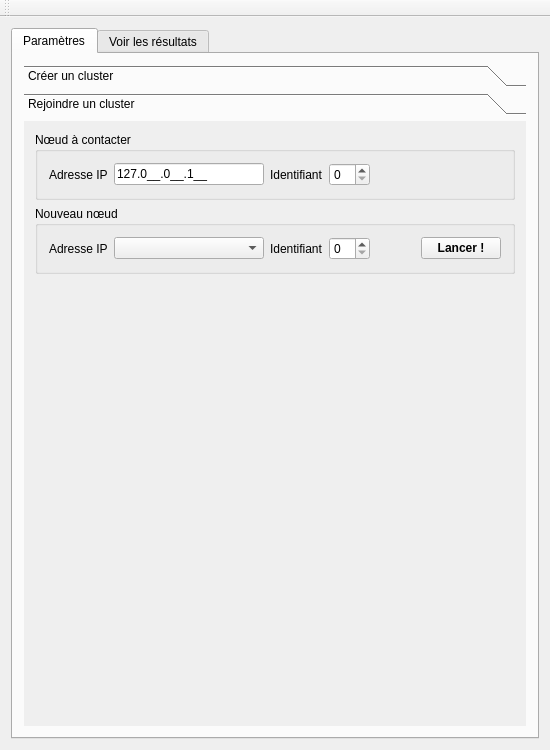
<?xml version="1.0" encoding="UTF-8"?>
<ui version="4.0">
 <class>MainWindow</class>
 <widget class="QMainWindow" name="MainWindow">
  <property name="geometry">
   <rect>
    <x>0</x>
    <y>0</y>
    <width>550</width>
    <height>750</height>
   </rect>
  </property>
  <property name="sizePolicy">
   <sizepolicy hsizetype="Fixed" vsizetype="Fixed">
    <horstretch>0</horstretch>
    <verstretch>0</verstretch>
   </sizepolicy>
  </property>
  <property name="windowTitle">
   <string>I Wanna be a duck...</string>
  </property>
  <widget class="QWidget" name="centralWidget">
   <layout class="QVBoxLayout" name="verticalLayout_4">
    <item>
     <widget class="QTabWidget" name="tabWidget">
      <property name="currentIndex">
       <number>0</number>
      </property>
      <widget class="QWidget" name="tab">
       <attribute name="title">
        <string>Paramètres</string>
       </attribute>
       <layout class="QVBoxLayout" name="verticalLayout_2">
        <item>
         <widget class="QToolBox" name="toolBox">
          <property name="currentIndex">
           <number>1</number>
          </property>
          <widget class="QWidget" name="page">
           <property name="geometry">
            <rect>
             <x>0</x>
             <y>0</y>
             <width>510</width>
             <height>565</height>
            </rect>
           </property>
           <attribute name="label">
            <string>Créer un cluster</string>
           </attribute>
           <layout class="QVBoxLayout" name="verticalLayout_3">
            <item>
             <widget class="QGroupBox" name="groupBox">
              <property name="title">
               <string>Dimensions de la carte</string>
              </property>
              <layout class="QGridLayout" name="gridLayout_2">
               <item row="0" column="6">
                <widget class="QSpinBox" name="sb_width">
                 <property name="suffix">
                  <string>px</string>
                 </property>
                 <property name="minimum">
                  <number>100</number>
                 </property>
                 <property name="maximum">
                  <number>1000</number>
                 </property>
                 <property name="singleStep">
                  <number>10</number>
                 </property>
                 <property name="value">
                  <number>800</number>
                 </property>
                </widget>
               </item>
               <item row="1" column="6">
                <widget class="QSpinBox" name="sb_stepMax">
                 <property name="minimum">
                  <number>1</number>
                 </property>
                 <property name="maximum">
                  <number>100</number>
                 </property>
                 <property name="value">
                  <number>10</number>
                 </property>
                </widget>
               </item>
               <item row="0" column="2">
                <widget class="QSpinBox" name="sb_height">
                 <property name="suffix">
                  <string>px</string>
                 </property>
                 <property name="minimum">
                  <number>100</number>
                 </property>
                 <property name="maximum">
                  <number>800</number>
                 </property>
                 <property name="singleStep">
                  <number>10</number>
                 </property>
                 <property name="value">
                  <number>600</number>
                 </property>
                </widget>
               </item>
               <item row="1" column="2">
                <widget class="QSpinBox" name="sb_stepMin">
                 <property name="minimum">
                  <number>1</number>
                 </property>
                 <property name="maximum">
                  <number>100</number>
                 </property>
                </widget>
               </item>
               <item row="0" column="5">
                <widget class="QLabel" name="label_3">
                 <property name="text">
                  <string>Largeur</string>
                 </property>
                </widget>
               </item>
               <item row="0" column="0">
                <widget class="QLabel" name="label_4">
                 <property name="text">
                  <string>Hauteur</string>
                 </property>
                </widget>
               </item>
               <item row="1" column="5">
                <widget class="QLabel" name="label_12">
                 <property name="text">
                  <string>Taille de pas max</string>
                 </property>
                </widget>
               </item>
               <item row="1" column="0">
                <widget class="QLabel" name="label_11">
                 <property name="text">
                  <string>Taille de pas min</string>
                 </property>
                </widget>
               </item>
              </layout>
             </widget>
            </item>
            <item>
             <widget class="QGroupBox" name="groupBox_2">
              <property name="title">
               <string>Obstacles et objectifs</string>
              </property>
              <layout class="QGridLayout" name="gridLayout_3">
               <item row="1" column="0">
                <widget class="QLabel" name="label_5">
                 <property name="text">
                  <string>Nombre d'obstacles</string>
                 </property>
                </widget>
               </item>
               <item row="0" column="4">
                <widget class="QSpinBox" name="sb_radius_max">
                 <property name="minimum">
                  <number>10</number>
                 </property>
                 <property name="maximum">
                  <number>100</number>
                 </property>
                </widget>
               </item>
               <item row="0" column="3">
                <widget class="QLabel" name="label_7">
                 <property name="text">
                  <string>Taille d'objet max</string>
                 </property>
                </widget>
               </item>
               <item row="1" column="1">
                <widget class="QSpinBox" name="sb_blocks">
                 <property name="maximum">
                  <number>32</number>
                 </property>
                </widget>
               </item>
               <item row="1" column="3">
                <widget class="QLabel" name="label_6">
                 <property name="text">
                  <string>Nombre d'objectifs</string>
                 </property>
                </widget>
               </item>
               <item row="0" column="0">
                <widget class="QLabel" name="label_8">
                 <property name="text">
                  <string>Taille d'objet min</string>
                 </property>
                </widget>
               </item>
               <item row="0" column="1">
                <widget class="QSpinBox" name="sb_radius_min">
                 <property name="minimum">
                  <number>10</number>
                 </property>
                 <property name="maximum">
                  <number>100</number>
                 </property>
                </widget>
               </item>
               <item row="1" column="4">
                <widget class="QSpinBox" name="sb_goals">
                 <property name="minimum">
                  <number>1</number>
                 </property>
                 <property name="maximum">
                  <number>32</number>
                 </property>
                </widget>
               </item>
              </layout>
             </widget>
            </item>
            <item>
             <layout class="QHBoxLayout" name="horizontalLayout">
              <item>
               <spacer name="horizontalSpacer">
                <property name="orientation">
                 <enum>Qt::Horizontal</enum>
                </property>
                <property name="sizeHint" stdset="0">
                 <size>
                  <width>40</width>
                  <height>20</height>
                 </size>
                </property>
               </spacer>
              </item>
              <item>
               <widget class="QPushButton" name="btn_generate_map">
                <property name="text">
                 <string>Générer une carte aléatoire</string>
                </property>
               </widget>
              </item>
              <item>
               <spacer name="horizontalSpacer_2">
                <property name="orientation">
                 <enum>Qt::Horizontal</enum>
                </property>
                <property name="sizeHint" stdset="0">
                 <size>
                  <width>40</width>
                  <height>20</height>
                 </size>
                </property>
               </spacer>
              </item>
             </layout>
            </item>
            <item>
             <widget class="Line" name="line_4">
              <property name="orientation">
               <enum>Qt::Horizontal</enum>
              </property>
             </widget>
            </item>
            <item>
             <widget class="QGroupBox" name="groupBox_3">
              <property name="title">
               <string>Algorithme génetique</string>
              </property>
              <layout class="QGridLayout" name="gridLayout_4">
               <item row="0" column="0">
                <widget class="QLabel" name="label_9">
                 <property name="text">
                  <string>Probabilité de mutation</string>
                 </property>
                </widget>
               </item>
               <item row="2" column="0">
                <widget class="QLabel" name="label_13">
                 <property name="text">
                  <string>Fréquence de migration</string>
                 </property>
                </widget>
               </item>
               <item row="1" column="0">
                <widget class="QLabel" name="label_10">
                 <property name="text">
                  <string>Nombre d'enfants par génération</string>
                 </property>
                </widget>
               </item>
               <item row="1" column="1">
                <widget class="QSpinBox" name="sb_children">
                 <property name="minimum">
                  <number>1</number>
                 </property>
                 <property name="maximum">
                  <number>100</number>
                 </property>
                 <property name="value">
                  <number>50</number>
                 </property>
                </widget>
               </item>
               <item row="2" column="1">
                <widget class="QSpinBox" name="sb_migration">
                 <property name="minimum">
                  <number>1</number>
                 </property>
                 <property name="maximum">
                  <number>100</number>
                 </property>
                 <property name="value">
                  <number>1</number>
                 </property>
                </widget>
               </item>
               <item row="0" column="1">
                <widget class="QSpinBox" name="sb_mutation">
                 <property name="minimum">
                  <number>1</number>
                 </property>
                 <property name="maximum">
                  <number>100</number>
                 </property>
                 <property name="value">
                  <number>3</number>
                 </property>
                </widget>
               </item>
              </layout>
             </widget>
            </item>
            <item>
             <widget class="Line" name="line">
              <property name="orientation">
               <enum>Qt::Horizontal</enum>
              </property>
             </widget>
            </item>
            <item>
             <widget class="QGroupBox" name="groupBox_6">
              <property name="title">
               <string>Nouveau nœud</string>
              </property>
              <layout class="QHBoxLayout" name="horizontalLayout_4">
               <item>
                <widget class="QLabel" name="label_17">
                 <property name="text">
                  <string>Adresse IP</string>
                 </property>
                </widget>
               </item>
               <item>
                <widget class="QComboBox" name="cb_ip">
                 <property name="minimumSize">
                  <size>
                   <width>150</width>
                   <height>0</height>
                  </size>
                 </property>
                </widget>
               </item>
               <item>
                <widget class="QLabel" name="label_15">
                 <property name="text">
                  <string>Identifiant</string>
                 </property>
                </widget>
               </item>
               <item>
                <widget class="QSpinBox" name="sb_vers"/>
               </item>
               <item>
                <spacer name="horizontalSpacer_4">
                 <property name="orientation">
                  <enum>Qt::Horizontal</enum>
                 </property>
                 <property name="sizeHint" stdset="0">
                  <size>
                   <width>40</width>
                   <height>20</height>
                  </size>
                 </property>
                </spacer>
               </item>
               <item>
                <widget class="QPushButton" name="btn_init_cluster">
                 <property name="font">
                  <font>
                   <weight>75</weight>
                   <bold>true</bold>
                  </font>
                 </property>
                 <property name="text">
                  <string>Lancer !</string>
                 </property>
                </widget>
               </item>
              </layout>
             </widget>
            </item>
           </layout>
          </widget>
          <widget class="QWidget" name="page_2">
           <property name="geometry">
            <rect>
             <x>0</x>
             <y>0</y>
             <width>510</width>
             <height>565</height>
            </rect>
           </property>
           <attribute name="label">
            <string>Rejoindre un cluster</string>
           </attribute>
           <layout class="QVBoxLayout" name="verticalLayout">
            <item>
             <widget class="QGroupBox" name="groupBox_5">
              <property name="title">
               <string>Nœud à contacter</string>
              </property>
              <layout class="QHBoxLayout" name="horizontalLayout_5">
               <item>
                <widget class="QLabel" name="label_16">
                 <property name="text">
                  <string>Adresse IP</string>
                 </property>
                </widget>
               </item>
               <item>
                <widget class="QLineEdit" name="txt_contact_ip">
                 <property name="minimumSize">
                  <size>
                   <width>150</width>
                   <height>0</height>
                  </size>
                 </property>
                 <property name="inputMask">
                  <string>000.000.000.000;_</string>
                 </property>
                 <property name="text">
                  <string>127.0.0.1</string>
                 </property>
                </widget>
               </item>
               <item>
                <widget class="QLabel" name="label_14">
                 <property name="text">
                  <string>Identifiant</string>
                 </property>
                </widget>
               </item>
               <item>
                <widget class="QSpinBox" name="sb_contact_id"/>
               </item>
               <item>
                <spacer name="horizontalSpacer_3">
                 <property name="orientation">
                  <enum>Qt::Horizontal</enum>
                 </property>
                 <property name="sizeHint" stdset="0">
                  <size>
                   <width>40</width>
                   <height>20</height>
                  </size>
                 </property>
                </spacer>
               </item>
              </layout>
             </widget>
            </item>
            <item>
             <widget class="QGroupBox" name="groupBox_7">
              <property name="title">
               <string>Nouveau nœud</string>
              </property>
              <layout class="QHBoxLayout" name="horizontalLayout_3">
               <item>
                <widget class="QLabel" name="label_18">
                 <property name="text">
                  <string>Adresse IP</string>
                 </property>
                </widget>
               </item>
               <item>
                <widget class="QComboBox" name="cb_ip_2">
                 <property name="minimumSize">
                  <size>
                   <width>150</width>
                   <height>0</height>
                  </size>
                 </property>
                </widget>
               </item>
               <item>
                <widget class="QLabel" name="label_19">
                 <property name="text">
                  <string>Identifiant</string>
                 </property>
                </widget>
               </item>
               <item>
                <widget class="QSpinBox" name="sb_vers_2"/>
               </item>
               <item>
                <spacer name="horizontalSpacer_6">
                 <property name="orientation">
                  <enum>Qt::Horizontal</enum>
                 </property>
                 <property name="sizeHint" stdset="0">
                  <size>
                   <width>40</width>
                   <height>20</height>
                  </size>
                 </property>
                </spacer>
               </item>
               <item>
                <widget class="QPushButton" name="btn_join_cluster">
                 <property name="font">
                  <font>
                   <weight>75</weight>
                   <bold>true</bold>
                  </font>
                 </property>
                 <property name="text">
                  <string>Lancer !</string>
                 </property>
                </widget>
               </item>
              </layout>
             </widget>
            </item>
            <item>
             <layout class="QHBoxLayout" name="horizontalLayout_2"/>
            </item>
            <item>
             <spacer name="verticalSpacer">
              <property name="orientation">
               <enum>Qt::Vertical</enum>
              </property>
              <property name="sizeHint" stdset="0">
               <size>
                <width>20</width>
                <height>40</height>
               </size>
              </property>
             </spacer>
            </item>
           </layout>
           <zorder>groupBox_5</zorder>
           <zorder>verticalSpacer</zorder>
           <zorder>groupBox_7</zorder>
          </widget>
         </widget>
        </item>
       </layout>
      </widget>
      <widget class="QWidget" name="tab2">
       <attribute name="title">
        <string>Voir les résultats</string>
       </attribute>
       <layout class="QVBoxLayout" name="verticalLayout_5">
        <item>
         <widget class="QGroupBox" name="groupBox_8">
          <property name="title">
           <string>Nœud à contacter</string>
          </property>
          <layout class="QHBoxLayout" name="horizontalLayout_6">
           <item>
            <widget class="QLabel" name="label_20">
             <property name="text">
              <string>Adresse IP</string>
             </property>
            </widget>
           </item>
           <item>
            <widget class="QLineEdit" name="txt_res_ip">
             <property name="minimumSize">
              <size>
               <width>150</width>
               <height>0</height>
              </size>
             </property>
             <property name="inputMask">
              <string>000.000.000.000;_</string>
             </property>
             <property name="text">
              <string>127.0.0.1</string>
             </property>
            </widget>
           </item>
           <item>
            <widget class="QLabel" name="label_21">
             <property name="text">
              <string>Identifiant</string>
             </property>
            </widget>
           </item>
           <item>
            <widget class="QSpinBox" name="sb_res_id"/>
           </item>
           <item>
            <spacer name="horizontalSpacer_5">
             <property name="orientation">
              <enum>Qt::Horizontal</enum>
             </property>
             <property name="sizeHint" stdset="0">
              <size>
               <width>40</width>
               <height>20</height>
              </size>
             </property>
            </spacer>
           </item>
           <item>
            <widget class="QPushButton" name="btn_refresh">
             <property name="text">
              <string>Actualiser</string>
             </property>
            </widget>
           </item>
          </layout>
         </widget>
        </item>
        <item>
         <widget class="QListWidget" name="listWidget">
          <item>
           <property name="text">
            <string>127.0.0.1 \t 1</string>
           </property>
          </item>
          <item>
           <property name="text">
            <string>Nouvel élément</string>
           </property>
          </item>
         </widget>
        </item>
        <item>
         <layout class="QHBoxLayout" name="horizontalLayout_7">
          <item>
           <spacer name="horizontalSpacer_7">
            <property name="orientation">
             <enum>Qt::Horizontal</enum>
            </property>
            <property name="sizeHint" stdset="0">
             <size>
              <width>40</width>
              <height>20</height>
             </size>
            </property>
           </spacer>
          </item>
          <item>
           <widget class="QPushButton" name="btn_display_path">
            <property name="text">
             <string>Afficher le chemin</string>
            </property>
           </widget>
          </item>
          <item>
           <spacer name="horizontalSpacer_8">
            <property name="orientation">
             <enum>Qt::Horizontal</enum>
            </property>
            <property name="sizeHint" stdset="0">
             <size>
              <width>40</width>
              <height>20</height>
             </size>
            </property>
           </spacer>
          </item>
         </layout>
        </item>
        <item>
         <spacer name="verticalSpacer_2">
          <property name="orientation">
           <enum>Qt::Vertical</enum>
          </property>
          <property name="sizeHint" stdset="0">
           <size>
            <width>20</width>
            <height>275</height>
           </size>
          </property>
         </spacer>
        </item>
       </layout>
      </widget>
     </widget>
    </item>
   </layout>
  </widget>
  <widget class="QMenuBar" name="menuBar">
   <property name="geometry">
    <rect>
     <x>0</x>
     <y>0</y>
     <width>550</width>
     <height>29</height>
    </rect>
   </property>
  </widget>
  <widget class="QToolBar" name="mainToolBar">
   <attribute name="toolBarArea">
    <enum>TopToolBarArea</enum>
   </attribute>
   <attribute name="toolBarBreak">
    <bool>false</bool>
   </attribute>
  </widget>
 </widget>
 <layoutdefault spacing="6" margin="11"/>
 <resources/>
 <connections/>
</ui>
